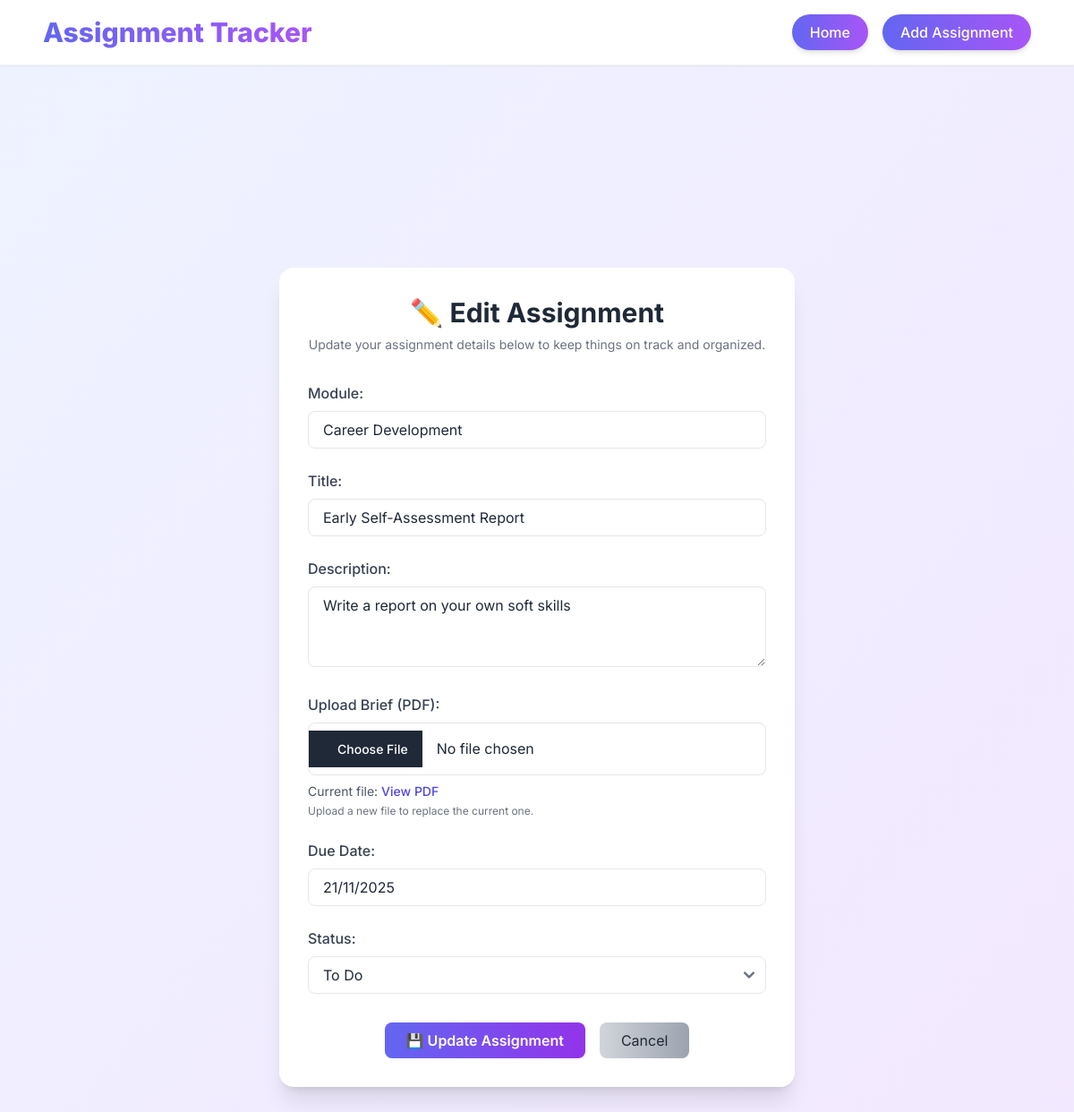
Screenshot of /index.php?action=edit&id=4 with the database file from the repository.
### tables this page shows
CREATE TABLE assignments (
            id INTEGER PRIMARY KEY AUTOINCREMENT,
            module TEXT NOT NULL,
            title TEXT NOT NULL,
            description TEXT,
            due_date TEXT NOT NULL,
            status TEXT DEFAULT 'To Do'
        , brief TEXT);

### Models/Database.php (called while the page is built)
<?php
class Database
{
    private static $dbInstance = null;
    public static function getInstance()
    {
        if (self::$dbInstance === null) {
            $dbPath = __DIR__ . '/../Database/assignments.db';
            self::$dbInstance = new PDO('sqlite:' . $dbPath);
            self::$dbInstance->setAttribute(PDO::ATTR_ERRMODE, PDO::ERRMODE_EXCEPTION);
        }
        return self::$dbInstance;
    }
}

### Models/AssignmentDataSet.php (called while the page is built, shortened)
<?php
require_once 'Database.php';
class AssignmentDataSet
{
    private $db;
    public function __construct()
    {
        $this->db = Database::getInstance();
    }
    public function getAssignmentById($id)
    {
        $sql = 'SELECT * FROM assignments WHERE id = :id';
        $stmt = $this->db->prepare($sql);
        $stmt->execute([':id' => $id]);
        return $stmt->fetch(PDO::FETCH_ASSOC);
    }
}

### Views/editAssignment.phtml (the view, shortened to what this page needs)
<?php require 'Views/template/header.phtml'; ?>
<div class="min-h-screen flex items-center justify-center bg-gradient-to-br from-indigo-50 to-purple-100 px-4">
    <div class="bg-white rounded-2xl shadow-xl w-full max-w-xl p-8 transform transition-all hover:shadow-2xl hover:scale-[1.02] duration-300">
        <h1 class="text-3xl font-bold text-gray-800 mb-2 text-center">✏️ Edit Assignment</h1>
        <p class="text-center text-gray-500 mb-8 text-sm">Update your assignment details below to keep things on track and organized.</p>
        <form method="POST" action="index.php?action=edit&id=<?= $assignment['id']; ?>" enctype="multipart/form-data">
            <div class="mb-6">
                <label for="module" class="block text-gray-700 font-medium mb-2">Module:</label>
                <input type="text" id="module" name="module" class="w-full border border-gray-200 rounded-lg px-4 py-2 focus:outline-none focus:ring-2 focus:ring-indigo-400 focus:border-indigo-400 transition"
                       value="<?= htmlspecialchars($assignment['module']); ?>" required>
            </div>
            <div class="mb-6">
                <label for="title" class="block text-gray-700 font-medium mb-2">Title:</label>
                <input type="text" id="title" name="title" class="w-full border border-gray-200 rounded-lg px-4 py-2 focus:outline-none focus:ring-2 focus:ring-indigo-400 focus:border-indigo-400 transition"
                       value="<?= htmlspecialchars($assignment['title']); ?>" required>
            </div>
            <div class="mb-6">
                <label for="description" class="block text-gray-700 font-medium mb-2">Description:</label>
                <textarea id="description" name="description" rows="3" class="w-full border border-gray-200 rounded-lg px-4 py-2 focus:outline-none focus:ring-2 focus:ring-indigo-400 focus:border-indigo-400 transition"><?= htmlspecialchars($assignment['description']); ?></textarea>
            </div>
            <div class="mb-6">
                <label for="brief" class="block text-gray-700 font-medium mb-2">Upload Brief (PDF):</label>
                <input type="file" id="brief" name="brief" accept="application/pdf"
                       class="w-full border border-gray-200 rounded-lg px-4 py-2 bg-white focus:outline-none focus:ring-2 focus:ring-indigo-400 transition">
                <?php if (!empty($assignment['brief'])): ?>
                    <p class="mt-2 text-sm text-gray-600">
                        Current file:
                        <a href="<?= htmlspecialchars($assignment['brief']); ?>" target="_blank" class="text-indigo-600 hover:text-indigo-800 font-medium">View PDF</a>
                    </p>
                <?php endif; ?>
                <p class="text-xs text-gray-500 mt-1">Upload a new file to replace the current one.</p>
            </div>
            <div class="mb-6">
                <label for="due_date" class="block text-gray-700 font-medium mb-2">Due Date:</label>
                <input id="due_date" name="due_date" type="text"
                       class="w-full rounded-lg border border-gray-200 px-4 py-2 focus:outline-none focus:ring-2 focus:ring-indigo-400 focus:border-indigo-400 transition"
                       placeholder="Select date"
                       value="<?= htmlspecialchars($assignment['due_date']); ?>" required>
            </div>
            <div class="mb-8">
                <label for="status" class="block text-gray-700 font-medium mb-2">Status:</label>
                <select id="status" name="status" class="w-full border border-gray-200 rounded-lg px-4 py-2 focus:outline-none focus:ring-2 focus:ring-indigo-400 focus:border-indigo-400 transition">
                    <option value="To Do" <?= $assignment['status'] === 'To Do' ? 'selected' : ''; ?>>To Do</option>
                </select>
            </div>
            <div class="flex space-x-4 justify-center">
                <button type="submit" class="bg-gradient-to-r from-indigo-500 to-purple-600 hover:from-indigo-600 hover:to-purple-700 text-white font-semibold rounded-lg px-6 py-2 transition transform hover:scale-[1.05] focus:outline-none focus:ring-4 focus:ring-indigo-300">💾 Update Assignment</button>
                <a href="index.php" class="bg-gradient-to-r from-gray-300 to-gray-400 hover:from-gray-400 hover:to-gray-500 text-gray-800 rounded-lg px-6 py-2 transition transform hover:scale-[1.05] flex items-center justify-center focus:outline-none focus:ring-4 focus:ring-gray-300">Cancel</a>
            </div>
        </form>
    </div>
</div>
<link rel="stylesheet" href="https://cdn.jsdelivr.net/npm/flatpickr/dist/flatpickr.min.css">
<?php require 'Views/template/footer.phtml'; ?>

### css/style.css (style rules this page uses)
body { background: linear-gradient(135deg, #f5f7fa, #e4e7eb); font-family: 'Inter', sans-serif; color: #333; transition: background 0.3s ease; }
button, .btn { transition: all 0.25s ease-in-out; }

### Views/template/header.phtml (style rules this page uses)
body { font-family: 'Inter', sans-serif; background-color: #ffffff; }

### rows the page displays
assignments: module "Career Development", title "Early Self-Assessment Report", description "Write a report on your own soft skills", due_date "21/11/2025", status "To Do"
